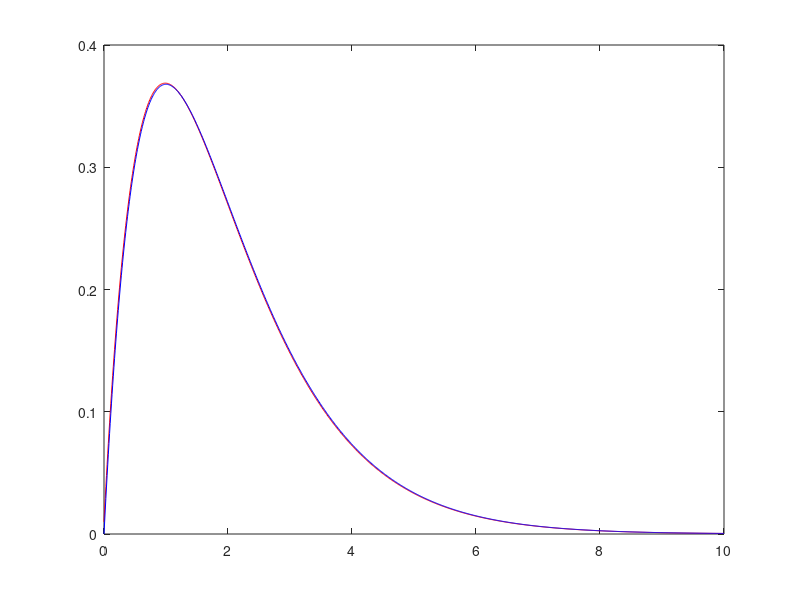
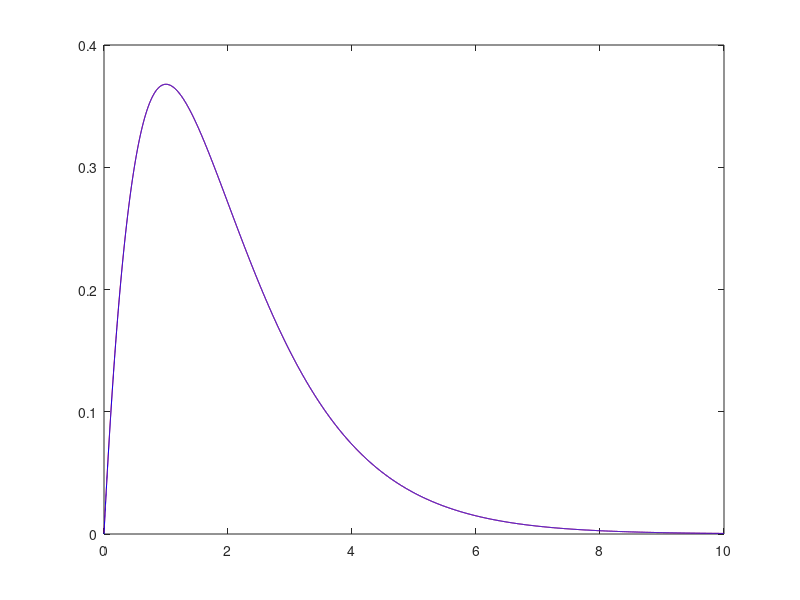

Recreate these plots in MATLAB, in order.
f=@(t,x) -x+e^(-t)
fa = @(t) t.*exp(-t)
A = 0:0.01:10

clc
t0=0
tf=10
x0=0
h0=0.01
nmax=1000000
emin=0.000000001
emax=0.000000005
hmin=0.001
hmax=0.2

h=h0
t=t0
x=x0
ii=1
%Taylora m=2
while (ii<nmax && t<tf)
  ar(ii)=t;
  xt(ii) = x+h*(-x+exp(-t))+0.5*h.^2*(-exp(-t));
  x=xt(ii);
  t=t+h;
  ii=ii+1;
endwhile
figure
plot(ar,xt,"r",A,fa(A),"b")
ii
h=h0;
t=t0;
x=x0;
ii=1;
%Rungego Kutty
while (ii<nmax && t<tf)
  if(h<hmin)
    h=hmin;
  endif
  if(h>hmax)
    h=hmax;
  endif
  k1=h*f(t,x);
  k2=h*f(t+h/4,x+k1/4);
  k3=h*f(t+3*h/8,x+3*k1/32+9*k2/32);
  k4=h*f(t+12*h/13,x+1932*k1/2197-7200*k2/2197+7296*k3/2197);
  k5=h*f(t+h,x+439*k1/216-8*k2+3680*k3/513-845*k4/4101);
  k6=h*f(t+h/2,x-8*k1/27+2*k2-3544*k3/2565+1856*k4/4804-11*k5/40);
  
  x4=x+255*k1/216+1408*k3/2565+2197*k4/4104-k5/5;
  x5=x+16*k1/135+6656*k3/12825+28561*k4/56430-9*k5/50+2*k6/55;
  ek=abs(x5-x4);
  if(ek>emax && h>hmin)
    h=h/2;
  elseif(ek<emin && h<hmax)
    h=2*h;
  else
    wa(ii) = t;
    wr(ii) = x5;
    t=t+h;
    x=x5;
    ii=ii+1;
  end
  h
endwhile
ii
figure
plot(wa,wr,"r",wa,fa(wa),"b")